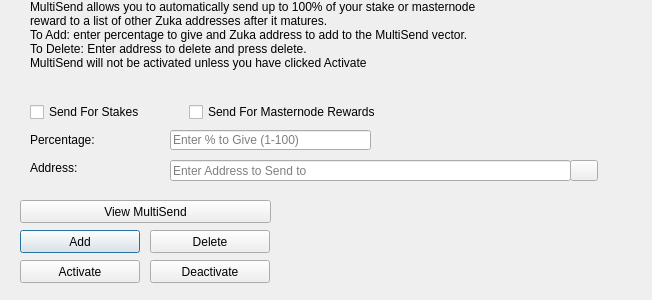
<?xml version="1.0" encoding="UTF-8"?>
<ui version="4.0">
 <class>MultiSendDialog</class>
 <widget class="QDialog" name="MultiSendDialog">
  <property name="windowModality">
   <enum>Qt::NonModal</enum>
  </property>
  <property name="geometry">
   <rect>
    <x>0</x>
    <y>0</y>
    <width>652</width>
    <height>300</height>
   </rect>
  </property>
  <property name="windowTitle">
   <string>MultiSend</string>
  </property>
  <widget class="QLineEdit" name="multiSendPercentEdit">
   <property name="geometry">
    <rect>
     <x>170</x>
     <y>130</y>
     <width>201</width>
     <height>20</height>
    </rect>
   </property>
   <property name="toolTip">
    <string>Enter whole numbers 1 - 100</string>
   </property>
   <property name="placeholderText">
    <string>Enter % to Give (1-100)</string>
   </property>
  </widget>
  <widget class="QLineEdit" name="multiSendAddressEdit">
   <property name="geometry">
    <rect>
     <x>170</x>
     <y>160</y>
     <width>401</width>
     <height>21</height>
    </rect>
   </property>
   <property name="toolTip">
    <string/>
   </property>
   <property name="placeholderText">
    <string>Enter Address to Send to</string>
   </property>
  </widget>
  <widget class="QLabel" name="label_2">
   <property name="geometry">
    <rect>
     <x>30</x>
     <y>0</y>
     <width>451</width>
     <height>121</height>
    </rect>
   </property>
   <property name="lineWidth">
    <number>1</number>
   </property>
   <property name="text">
    <string>MultiSend allows you to automatically send up to 100% of your stake or masternode reward to a list of other Zuka addresses after it matures.
To Add: enter percentage to give and Zuka address to add to the MultiSend vector.
To Delete: Enter address to delete and press delete.
MultiSend will not be activated unless you have clicked Activate</string>
   </property>
   <property name="alignment">
    <set>Qt::AlignLeading|Qt::AlignLeft|Qt::AlignTop</set>
   </property>
   <property name="wordWrap">
    <bool>true</bool>
   </property>
  </widget>
  <widget class="QLabel" name="message">
   <property name="geometry">
    <rect>
     <x>290</x>
     <y>200</y>
     <width>351</width>
     <height>91</height>
    </rect>
   </property>
   <property name="text">
    <string/>
   </property>
  </widget>
  <widget class="QPushButton" name="addButton">
   <property name="geometry">
    <rect>
     <x>20</x>
     <y>230</y>
     <width>120</width>
     <height>23</height>
    </rect>
   </property>
   <property name="toolTip">
    <string/>
   </property>
   <property name="statusTip">
    <string>Add to MultiSend Vector</string>
   </property>
   <property name="text">
    <string>Add</string>
   </property>
  </widget>
  <widget class="QPushButton" name="disableButton">
   <property name="geometry">
    <rect>
     <x>150</x>
     <y>260</y>
     <width>120</width>
     <height>23</height>
    </rect>
   </property>
   <property name="statusTip">
    <string>Deactivate MultiSend</string>
   </property>
   <property name="text">
    <string>Deactivate</string>
   </property>
  </widget>
  <widget class="QPushButton" name="addressBookButton">
   <property name="geometry">
    <rect>
     <x>570</x>
     <y>160</y>
     <width>28</width>
     <height>21</height>
    </rect>
   </property>
   <property name="toolTip">
    <string>Choose an address from the address book</string>
   </property>
   <property name="text">
    <string/>
   </property>
   <property name="icon">
    <iconset resource="../Zuka.qrc">
     <normaloff>:/icons/address-book</normaloff>:/icons/address-book</iconset>
   </property>
   <property name="shortcut">
    <string>Alt+A</string>
   </property>
   <property name="autoDefault">
    <bool>false</bool>
   </property>
  </widget>
  <widget class="QLabel" name="label">
   <property name="geometry">
    <rect>
     <x>30</x>
     <y>130</y>
     <width>121</width>
     <height>20</height>
    </rect>
   </property>
   <property name="toolTip">
    <string>Percentage of stake to send</string>
   </property>
   <property name="text">
    <string>Percentage:</string>
   </property>
  </widget>
  <widget class="QLabel" name="label_5">
   <property name="geometry">
    <rect>
     <x>30</x>
     <y>160</y>
     <width>111</width>
     <height>16</height>
    </rect>
   </property>
   <property name="toolTip">
    <string>Address to send portion of stake to</string>
   </property>
   <property name="text">
    <string>Address:</string>
   </property>
  </widget>
  <widget class="QPushButton" name="deleteButton">
   <property name="geometry">
    <rect>
     <x>150</x>
     <y>230</y>
     <width>120</width>
     <height>23</height>
    </rect>
   </property>
   <property name="toolTip">
    <string/>
   </property>
   <property name="statusTip">
    <string>Delete Address From MultiSend Vector</string>
   </property>
   <property name="text">
    <string>Delete</string>
   </property>
  </widget>
  <widget class="QPushButton" name="activateButton">
   <property name="geometry">
    <rect>
     <x>20</x>
     <y>260</y>
     <width>120</width>
     <height>23</height>
    </rect>
   </property>
   <property name="statusTip">
    <string>Activate MultiSend</string>
   </property>
   <property name="text">
    <string>Activate</string>
   </property>
  </widget>
  <widget class="QPushButton" name="viewButton">
   <property name="geometry">
    <rect>
     <x>20</x>
     <y>200</y>
     <width>251</width>
     <height>23</height>
    </rect>
   </property>
   <property name="toolTip">
    <string/>
   </property>
   <property name="statusTip">
    <string>View MultiSend Vector</string>
   </property>
   <property name="text">
    <string>View MultiSend</string>
   </property>
  </widget>
  <widget class="QWidget" name="horizontalLayoutWidget">
   <property name="geometry">
    <rect>
     <x>30</x>
     <y>100</y>
     <width>351</width>
     <height>24</height>
    </rect>
   </property>
   <layout class="QHBoxLayout" name="horizontalLayout">
    <item>
     <widget class="QCheckBox" name="multiSendStakeCheckBox">
      <property name="text">
       <string>Send For Stakes</string>
      </property>
     </widget>
    </item>
    <item>
     <widget class="QCheckBox" name="multiSendMasternodeCheckBox">
      <property name="text">
       <string>Send For Masternode Rewards</string>
      </property>
     </widget>
    </item>
   </layout>
  </widget>
 </widget>
 <resources>
  <include location="../Zuka.qrc"/>
 </resources>
 <connections/>
</ui>
